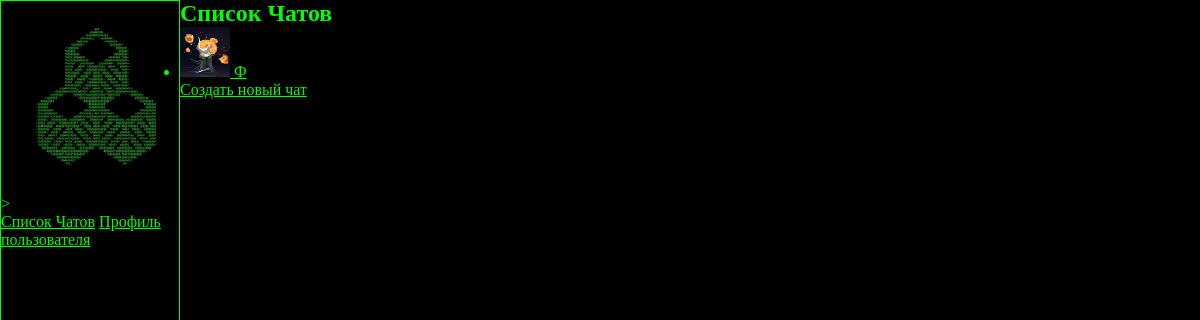
/chats/chats/ (signed in), run on the app's committed database.
### chats/models.py (models this page shows, shortened)
class Chat(models.Model):
    title = models.CharField(max_length=100)
    image = models.ImageField(upload_to='chat_images/')
    users = models.ManyToManyField(UserProfile, related_name='chats')

### chats/views.py (the view)
# urls.py: path('chats/', chat_list, name='chat_list'),
@login_required(login_url='register2')
def chat_list(request):
    user_profile = UserProfile.objects.get(user=request.user)
    chats = Chat.objects.filter(users=user_profile)
    return render(request, 'chats/chat_list.html', {'chats': chats})

### chats/templates/chats/chat_list.html (shortened to what this page needs)
{% extends 'chats/base.html' %}
{% block content %}
<div class="33">
<h2>Список Чатов</h2>
{% if chats %}
    <ul>
        {% for chat in chats %}
            <li>
                <a href="{% url 'chat_detail' chat.id %}">
                    <img src="{{ chat.image.url }}" alt="{{ chat.title }}" style="width: 50px; height: 50px;"/>
                    {{ chat.title }}
                </a>
            </li>
        {% endfor %}
        </ul>
    {% else %}
        <p>Нет доступных чатов.</p>
    {% endif %}
    <a href="{% url 'new_chat' %}">Создать новый чат</a>
</div>
{% endblock %}

### chats/static/chats/styles.css (style rules this page uses)
* { padding: 0; margin: 0; box-sizing: border-box; }
body { width: 100%; height: 100vh; display: flex; flex-direction: row; background: black; color: #0f0 }
a { color: #0f0; }

### data on the page
Chat: image (picture), title "Ф"
